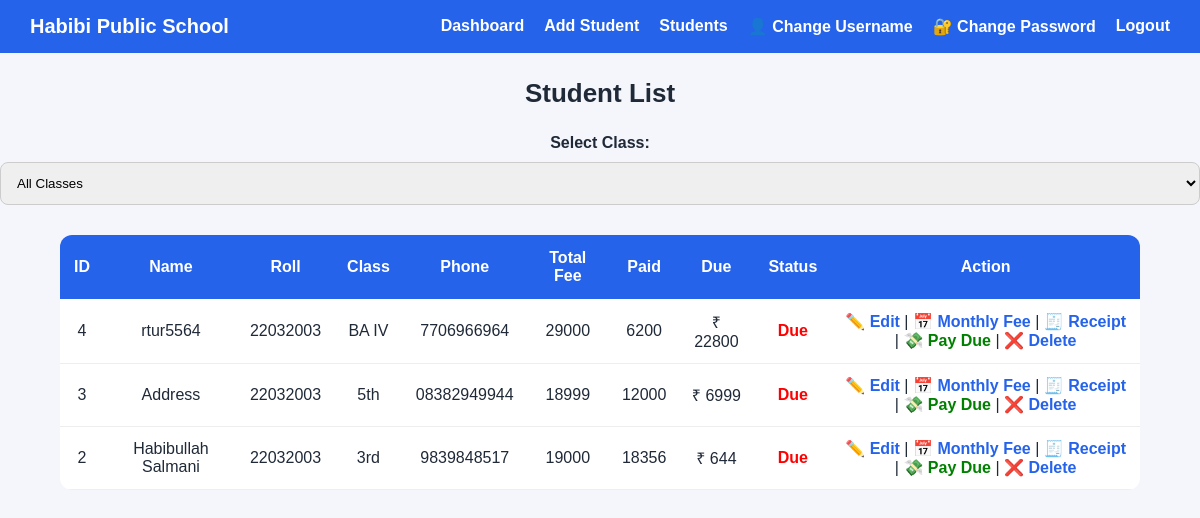
/students (signed in), run on the app's committed database.
### tables this page shows
CREATE TABLE students (
            id INTEGER PRIMARY KEY AUTOINCREMENT,
            name TEXT,
            roll TEXT,
            class_name TEXT,
            phone TEXT,
            total_fee INTEGER,
            paid_fee INTEGER
        );

### app.py (the view)
@app.route("/students")
@login_required
def students():
    selected_class = request.args.get("class")
    conn = get_db()
    if selected_class and selected_class != "all":
        students = conn.execute("""
            SELECT *,
            (total_fee - paid_fee) AS due_amount
            FROM students
            WHERE class_name=?
            ORDER BY due_amount DESC
        """, (selected_class,)).fetchall()
    else:
        students = conn.execute("""
            SELECT *,
            (total_fee - paid_fee) AS due_amount
            FROM students
            ORDER BY due_amount DESC
        """).fetchall()
    conn.close()
    return render_template(
        "students.html",
        students=students,
        classes=CLASSES,
        selected_class=selected_class
    )

### app.py (called while the page is built)
def get_db():
    conn = sqlite3.connect("database.db")
    conn.row_factory = sqlite3.Row
    return conn

def login_required(f):
    @wraps(f)
    def decorated(*args, **kwargs):
        if "admin" not in session:
            return redirect(url_for("login"))
        return f(*args, **kwargs)
    return decorated

### templates/students.html (shortened to what this page needs)
<!DOCTYPE html>
<html>
<head>
  <link rel="stylesheet" href="/static/style.css">
</head>
<body>
{% include "navbar.html" %}
<h2 class="title">Student List</h2>
<form method="GET" style="text-align:center; margin-bottom:20px;">
  <label><b>Select Class:</b></label>
  <select name="class" onchange="this.form.submit()">
    <option value="all">All Classes</option>
  </select>
</form>
<table>
  <tr>
    <th>ID</th>
    <th>Name</th>
    <th>Roll</th>
    <th>Class</th>
    <th>Phone</th>
    <th>Total Fee</th>
    <th>Paid</th>
    <th>Due</th>
    <th>Status</th>
    <th>Action</th>
  </tr>
  {% for s in students %}
  <tr>
    <td>{{ s.id }}</td>
    <td>{{ s.name }}</td>
    <td>{{ s.roll }}</td>
    <td>{{ s.class_name }}</td>
    <td>{{ s.phone }}</td>
    <td>{{ s.total_fee }}</td>
    <td>{{ s.paid_fee }}</td>
    <td>₹ {{ s.total_fee - s.paid_fee }}</td>
    <td>
      {% if s.paid_fee >= s.total_fee %}
        <span style="color:green; font-weight:bold;">Paid</span>
      {% else %}
        <span style="color:red; font-weight:bold;">Due</span>
      {% endif %}
    </td>
    <td>
      <a href="/edit-student/{{ s.id }}">✏️ Edit</a> |
      <a href="/pay-monthly-fee/{{ s.id }}">📅 Monthly Fee</a> |
      <a href="/receipt/{{ s.id }}" target="_blank">🧾 Receipt</a> |
      {% if s.paid_fee < s.total_fee %}
        <a href="/pay-fee/{{ s.id }}" style="color:green;">💸 Pay Due</a> |
      {% endif %}
      <a href="/delete-student/{{ s.id }}"
         onclick="return confirm('Are you sure?')">❌ Delete</a>
    </td>
  </tr>
  {% endfor %}
</table>
</body>
</html>

### templates/navbar.html
<nav class="navbar">
  <div class="logo">Habibi Public School</div>
  <ul class="nav-links">
    <li><a href="/dashboard">Dashboard</a></li>
    <li><a href="/add-student">Add Student</a></li>
    <li><a href="/students">Students</a></li>
    <a href="/change-username">👤 Change Username</a>
    <a href="/change-password">🔐 Change Password</a>
    <li><a href="/logout">Logout</a></li>
  </ul>
</nav>

### static/style.css (style rules this page uses)
* { margin: 0; padding: 0; box-sizing: border-box; font-family: Arial, sans-serif; }
body { background: #f4f6fb; color: #1f2937; }
.navbar { background: #2563eb; padding: 15px 30px; display: flex; justify-content: space-between; align-items: center; }
.logo { color: white; font-size: 20px; font-weight: bold; }
.nav-links { list-style: none; display: flex; gap: 20px; }
.nav-links a { color: white; text-decoration: none; font-weight: bold; }
.title { text-align: center; margin: 25px 0; font-size: 26px; }
input, select { width: 100%; padding: 12px; margin: 10px 0; border-radius: 8px; border: 1px solid #ccc; }
table { width: 90%; margin: 20px auto; border-collapse: collapse; background: white; border-radius: 12px; overflow: hidden; }
th { background: #2563eb; color: white; padding: 14px; }
td { padding: 12px; text-align: center; border-bottom: 1px solid #eee; }
a { color: #2563eb; text-decoration: none; font-weight: 600; }

### data on the page
students: id "4", name "rtur5564", roll "22032003", class_name "BA IV", phone "7706966964", total_fee "29000", paid_fee "6200", s.total_fee-s.paid_fee "22800", shows "Due"
students: id "3", name "Address", roll "22032003", class_name "5th", phone "08382949944", total_fee "18999", paid_fee "12000", s.total_fee-s.paid_fee "6999", shows "Due"
students: id "2", name "Habibullah Salmani", roll "22032003", class_name "3rd", phone "9839848517", total_fee "19000", paid_fee "18356", s.total_fee-s.paid_fee "644", shows "Due"
